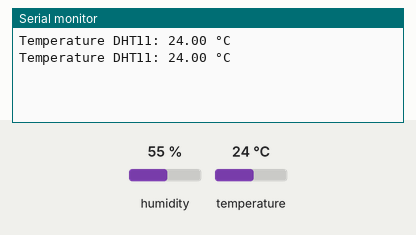
This program was run on a simulated ESP32. On the bench: the last lines printed to the serial monitor. The inputs (shaded band) are chosen by the test bench; at power-on: temperature 24 °C, humidity 55 %.

Above: at 2.8 s.
2.9 s: temperature set to 12 °C
At 5.3 s:
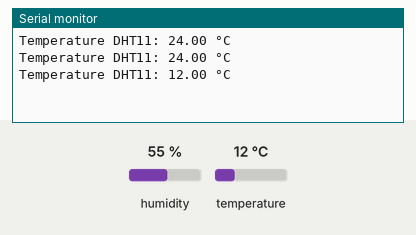
5.6 s: temperature set to 19 °C
At 6.6 s:
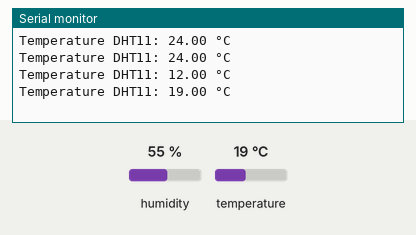
Timing chart, 0 to 8.6 s (numbered marks = the images above; inputs shaded):
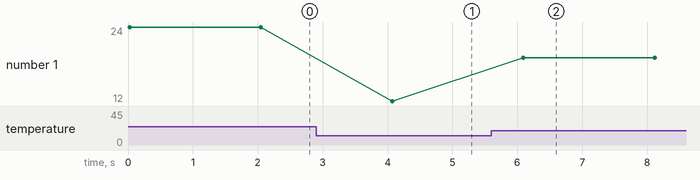

Measured:
- after the input at 2.9 s, the serial monitor: prints a new line after 1.2 s (image 1)
- after the input at 5.6 s, the serial monitor: prints a new line after 0.49 s (image 2)
- plotted number 1: 24 → 12 after the input at 2.9 s, 12 → 19 after the input at 5.6 s

The program:

main.cpp
```cpp
#include <Arduino.h>
#include <Wire.h>
#include <Adafruit_Sensor.h>
#include <DHT.h>

// Definisikan pin dan tipe DHT sensor
#define DHT_PIN 5
#define DHT_TYPE DHT11

// Inisialisasi sensor DHT
DHT dht(DHT_PIN, DHT_TYPE);

float temperature = 0;

void readTemp();

void setup() {
    Serial.begin(9600);

    dht.begin();
}

void loop() {
    readTemp();

    Serial.print("Temperature DHT11: ");
    Serial.print(temperature);
    Serial.println(" °C");

    delay(2000);
}

void readTemp() {
    temperature = dht.readTemperature();

    if (isnan(temperature)) {
        Serial.println("Failed to read from DHT sensor!");
    }
}
```
